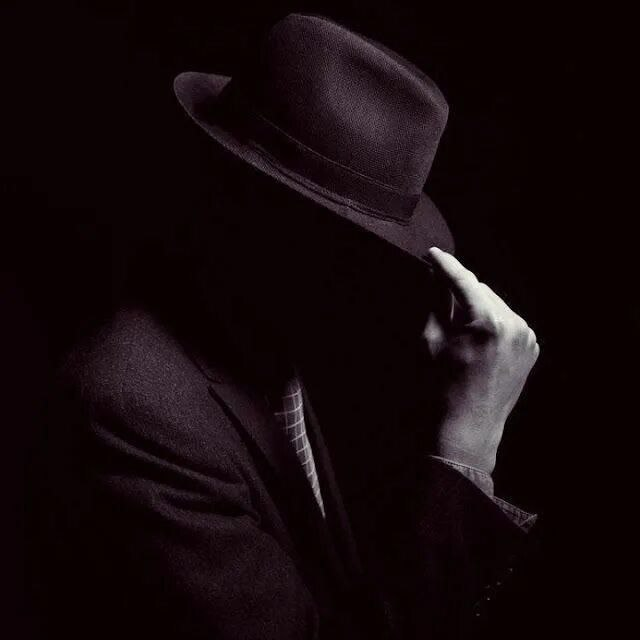
#> input picture PycharmProjects/LABS/LABS_GIT_PYTHON/ava.jpg, 640 x 640 px
$ python laba4.py
#> lines starting #> are read from the running program, lines starting #| are printed output that depends on the picture
from PIL import Image
def PIL_laba():
    with Image.open("ava.jpg") as img:
#> img is the input picture: PIL image 640x640 RGB; mean R, G, B 19.7, 8.8, 10.9
        print("Номер 1")
        x, y = img.size
#> x = 640; y = 640
        print(f"Размер изображения {x}x{y}")
#| Размер изображения 640x640
        print("Номер 1 отработал")

        print("Номер 2")
        img2 = img.transpose(Image.FLIP_LEFT_RIGHT)
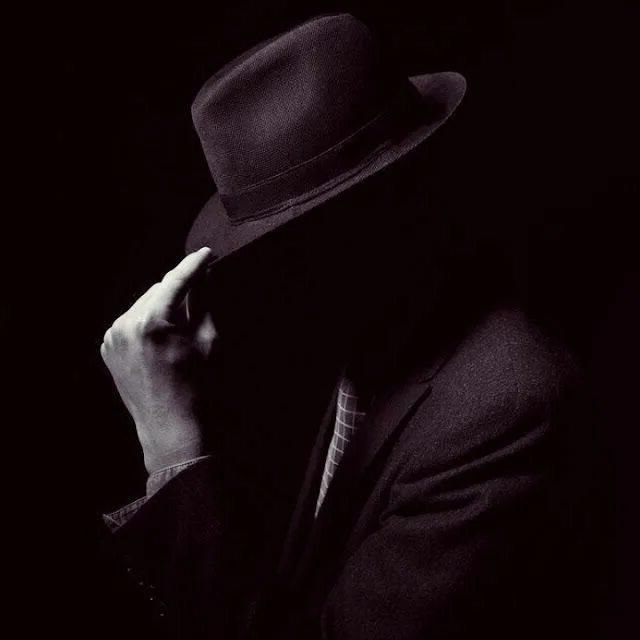
#> img2: PIL image 640x640 RGB; mean R, G, B 19.7, 8.8, 10.9
        img2.save("img2.png")
        print("Номер 2 отработал")

        print("Номер 3")
        img3 = Image.new("RGB", img.size)
#> img3: PIL image 640x640 RGB; every value is 0
        for i in range(img.size[0]):
            for j in range(img.size[1]):
                r,g,b = img.getpixel((i,j))
                img3.putpixel((i,j), (255 - r,255 - g,255 - b))
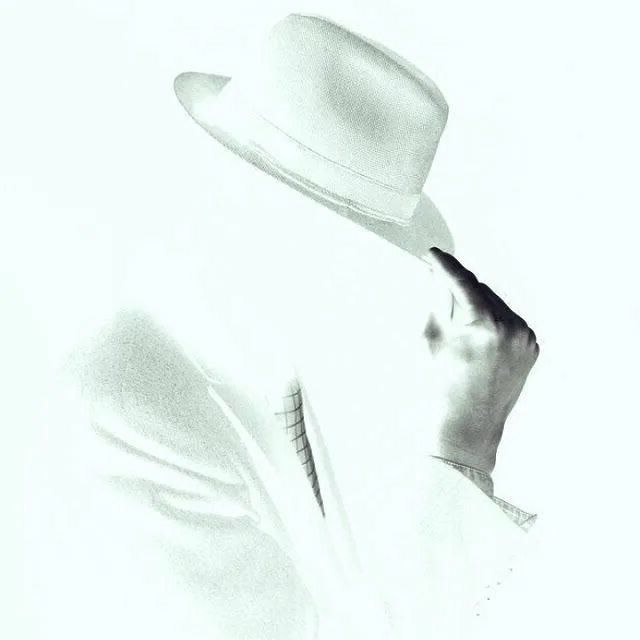
#> img3: PIL image 640x640 RGB; mean R, G, B 235.3, 246.2, 244.1
        img3.save("img3.png")
        print("Номер 3 отработал")


PIL_laba()
